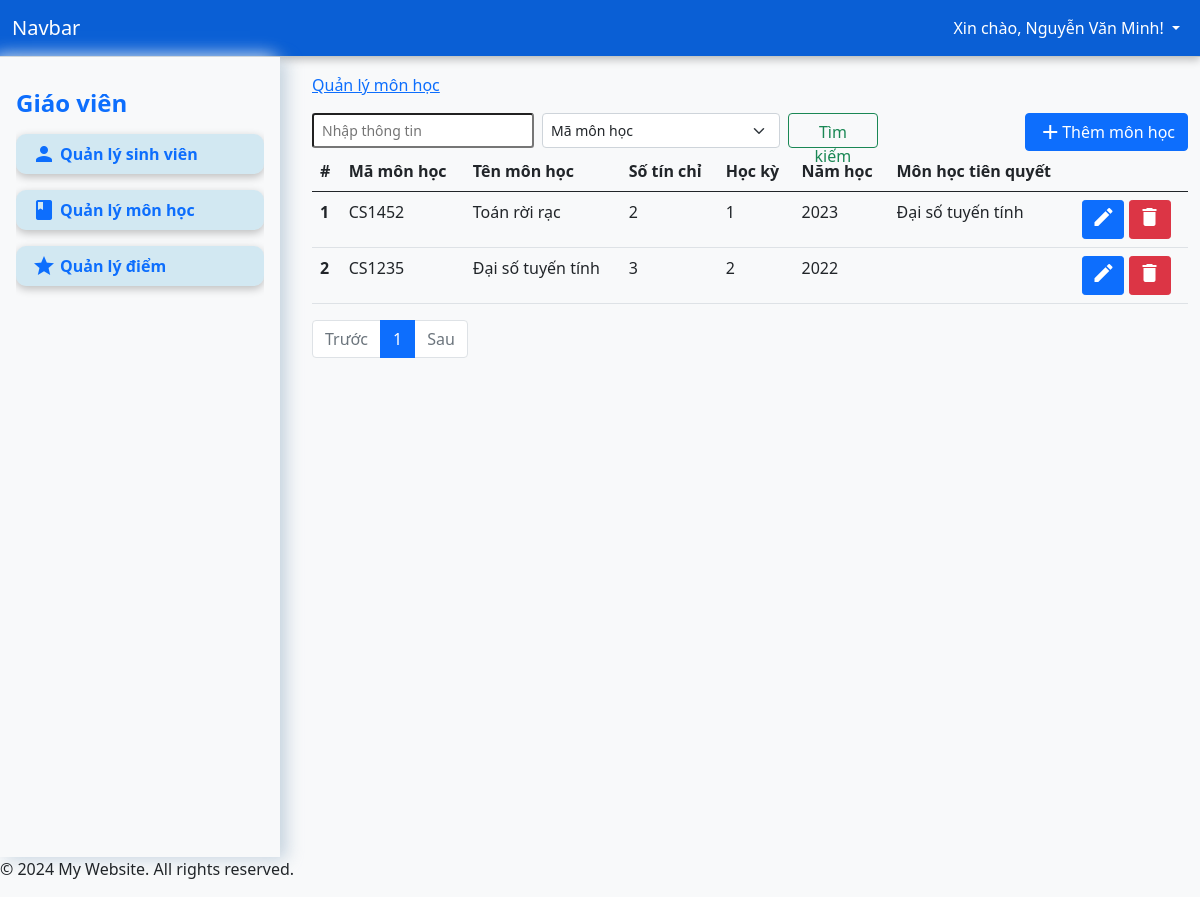
/?page=courses (signed in), run on an earlier commit of the app's database.
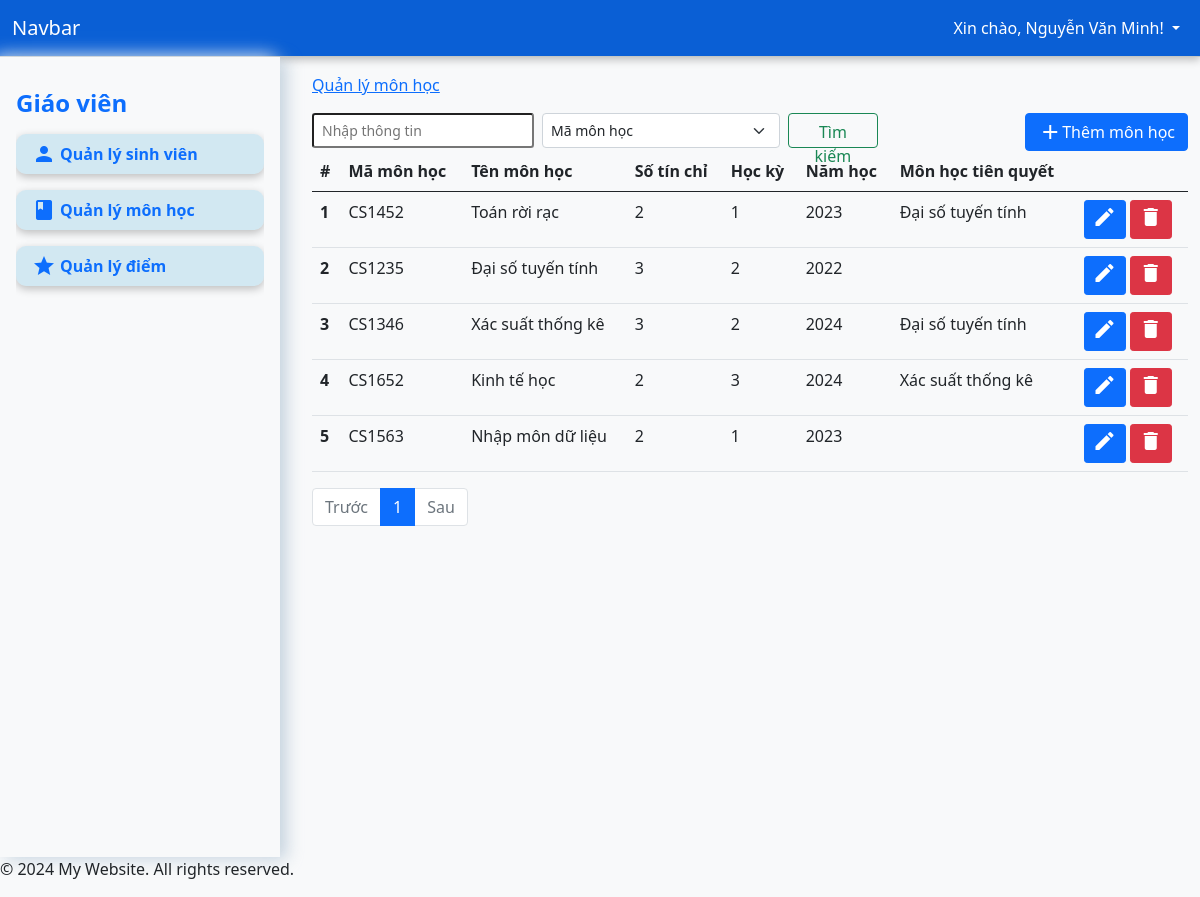
And on a later commit of the database.
### tables this page shows
CREATE TABLE `courses` (
  `id` int(11) NOT NULL,
  `course_code` varchar(50) NOT NULL,
  `course_name` varchar(255) NOT NULL,
  `credits` int(11) NOT NULL,
  `semester` int(11) DEFAULT NULL,
  `year` int(11) DEFAULT NULL,
  `pre_course` int(11) DEFAULT NULL
);

### app/controller/CourseController.php (called while the page is built, shortened)
<?php
class CourseController
{
    private $conn;
    public function __construct($conn)
    {
        $this->conn = $conn;
    }
    public function index($limit, $offset)
    {
        $query = "SELECT c.*, pre_c.course_name AS pre_course_name FROM courses c LEFT JOIN courses pre_c ON c.pre_course = pre_c.id".(($limit !== null && $offset !== null)?" LIMIT $limit OFFSET $offset":"");
        $result = mysqli_query($this->conn, $query);
        $courses = mysqli_fetch_all($result, MYSQLI_ASSOC);
        return $courses;
    }
    public function count()
    {
        $query = "SELECT COUNT(*) as total FROM courses";
        $result = mysqli_query($this->conn, $query);
        $row = mysqli_fetch_assoc($result);
        return $row['total'];
    }
}

### app/views/pages/courses.php (the view, shortened to what the changed rows need)
<?php
require_once "app/controller/CourseController.php";
$courseController = new CourseController($conn);
$page = isset($_GET['num']) ? (int)$_GET['num'] : 1;
$page = max($page, 1);
$limit = 10;
$offset = ($page - 1) * $limit;
$search = isset($_POST['search']) ? $_POST['search'] : '';
$search_by = isset($_POST['search_by']) ? $_POST['search_by'] : '';
if ($search && $search_by) {
    $courses = $courseController->search($search, $search_by);
    $total_courses = count($courses);
    $total_pages = 1;
} else {
    $courses = $courseController->index($limit, $offset);
    $total_courses = $courseController->count();
    $total_pages = ceil($total_courses / $limit);
}
?>
<nav aria-label="Page navigation">
    <table class="table">
        <thead>
            <tr>
                <th scope="col">#</th>
                <th scope="col">Mã môn học</th>
                <th scope="col">Tên môn học</th>
                <th scope="col">Số tín chỉ</th>
                <th scope="col">Học kỳ</th>
                <th scope="col">Năm học</th>
                <th scope="col">Môn học tiên quyết</th>
                <th scope="col"></th>
            </tr>
        </thead>
        <tbody>
            <?php foreach ($courses as $index => $course): ?>
                <tr>
                    <th scope="row"><?php echo $index + 1; ?></th>
                    <td><?php echo htmlspecialchars($course['course_code']); ?></td>
                    <td><?php echo htmlspecialchars($course['course_name']); ?></td>
                    <td><?php echo htmlspecialchars($course['credits']); ?></td>
                    <td><?php echo htmlspecialchars($course['semester']); ?></td>
                    <td><?php echo htmlspecialchars($course['year']); ?></td>
                    <td><?php echo htmlspecialchars($course['pre_course_name']); ?></td>
                    <td>
                        <button class="btn btn-primary btn-sm" data-bs-toggle="modal" data-bs-target="#editCourseModal"
                            data-id="<?php echo $course['id']; ?>"
                            data-course_code="<?php echo htmlspecialchars($course['course_code']); ?>"
                            data-course_name="<?php echo htmlspecialchars($course['course_name']); ?>"
                            data-credits="<?php echo htmlspecialchars($course['credits']); ?>"
                            data-semester="<?php echo htmlspecialchars($course['semester']); ?>"
                            data-year="<?php echo htmlspecialchars($course['year']); ?>"
                            data-pre_course="<?php echo htmlspecialchars($course['pre_course']); ?>">
                            <i class="material-icons">edit</i>
                        </button>
                        <form action="app/controller/CourseController.php" method="POST" style="display:inline;">
                            <button type="submit" class="btn btn-danger btn-sm"><i class="material-icons">delete</i></button>
                        </form>
                    </td>
                </tr>
            <?php endforeach; ?>
        </tbody>
    </table>
    <ul class="pagination">
        <?php for ($i = 1; $i <= $total_pages; $i++): ?>
            <li class="page-item <?php if ($page == $i) echo 'active'; ?>">
                <a class="page-link" href="?page=courses&num=<?php echo $i; ?>"><?php echo $i; ?></a>
            </li>
        <?php endfor; ?>
    </ul>
</nav>

What changed in the data, as far as the page shows it:
added courses: course_code "CS1346", course_name "Xác suất thống kê", credits "3", semester "2", year "2024", pre_course.course_name "Đại số tuyến tính"
added courses: course_code "CS1652", course_name "Kinh tế học", credits "2", semester "3", year "2024", pre_course.course_name "Xác suất thống kê"
added courses: course_code "CS1563", course_name "Nhập môn dữ liệu", credits "2", semester "1", year "2023"
